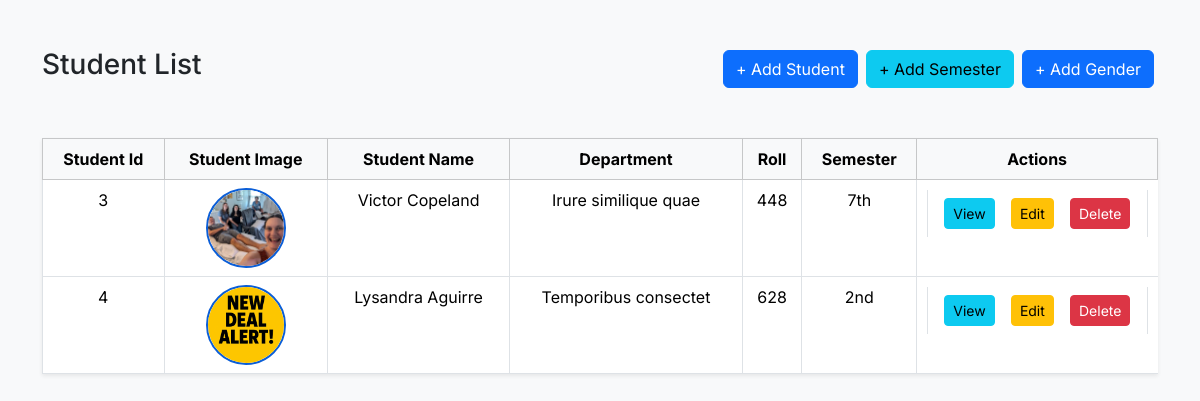
The page / on the database its author committed.
### tables this page shows
CREATE TABLE `student_portal` (
  `id` int(11) NOT NULL,
  `student_name` varchar(255) NOT NULL,
  `email` varchar(100) NOT NULL,
  `phone` text NOT NULL,
  `date_of_birth` int(11) NOT NULL,
  `gender` varchar(20) NOT NULL,
  `address` varchar(100) NOT NULL,
  `department` varchar(20) NOT NULL,
  `semester` varchar(20) NOT NULL,
  `roll` int(11) NOT NULL,
  `student_image` varchar(255) NOT NULL
);

CREATE TABLE `semester` (
  `id` int(11) NOT NULL,
  `name` varchar(255) NOT NULL
);

### index.php (the view, shortened to what this page needs)
<!DOCTYPE html>
<html lang="en">
<head>
  <link rel="stylesheet" href="style.css">
<?php
require_once './includes/head.php';
require_once 'bd-connection.php';
?>
<?php
  $sql = "SELECT student_portal.*,semester.name as semester_name  FROM `student_portal` JOIN `semester` ON student_portal.semester = semester.id";
  $data = $connect->query($sql);
?>
</head>
<body class="bg-light">
  <div class="container py-5">
    <div class="main_div justify-content-between align-items-center mb-4">
    <div class="d-flex justify-content-start align-items-center mb-4">
      <h1 class="h3">Student List</h1>
    </div>
    <div class="d-flex justify-content-end align-items-center mb-4 ">
      <a href="create.php" class="btn btn-primary mx-1">+ Add Student</a>
      <a href="create-semester.php" class="btn btn-info mx-1">+ Add Semester</a>
      <a href="gender.php" class="btn btn-primary mx-1">+ Add Gender</a>
    </div>
    </div>
    <table class="table table-hover table-bordered bg-white shadow-sm">
      <thead class="table-light text-center">
        <tr>
            <th>Student Id</th>
            <th>Student Image</th>
            <th>Student Name</th>
            <th>Department</th>
            <th>Roll</th>
            <th>Semester</th>
            <th>Actions</th>
        </tr>
      </thead>
      <?php foreach($data as $students) : ?>
      <tbody class="text-center">
        <tr >
          <td><?php echo $students['id']; ?></td>
          <td class="images"><img src="<?php echo $students['student_image']; ?>"></td>
          <td><?php echo $students['student_name']; ?></td>
          <td><?php echo $students['department']; ?></td>
          <td><?php echo $students['roll']; ?></td>
          <td><?php echo $students['semester_name']; ?></td>
          <td class="td-hover">
            <a href="view.php?id=<?php echo $students['id'];?>" class="btn btn-sm btn-info">View</a>
            <a href="edit.php?id=<?php echo $students['id']; ?>" class="btn btn-sm btn-warning">Edit</a>
            <a href="delete.php?id=<?php echo $students['id']?>" class="btn btn-sm btn-danger">Delete</a>
          </td>
        </tr>
      </tbody>
    <?php endforeach; ?>
    </table>
  </div>
</body>
</html>

### includes/head.php (shortened to what this page needs)
<link href="https://cdn.jsdelivr.net/npm/bootstrap@5.3.3/dist/css/bootstrap.min.css" rel="stylesheet">
<link href="https://cdn.jsdelivr.net/npm/bootstrap@5.3.3/dist/css/bootstrap.min.css" rel="stylesheet">
<link rel="stylesheet" href="style.css"/>

### style.css (style rules this page uses)
* { margin: 0; padding: 0; box-sizing: border-box; }
body { font-family: 'Inter', sans-serif; }
.main_div { display: flex; }
td.td-hover { display: flex; margin: 10px; justify-content: space-around; }
td { margin: 0 auto; text-align: center; }
.images img { width: 80px; height: 80px; border-radius: 50%; object-fit: cover; border: 2px solid #0B5ED7; }

### rows shown on the page
student_portal: id "3", student_image (picture), student_name "Victor Copeland", department "Irure similique quae", roll "448", semester.name "7th"
student_portal: id "4", student_image (picture), student_name "Lysandra Aguirre", department "Temporibus consectet", roll "628", semester.name "2nd"
